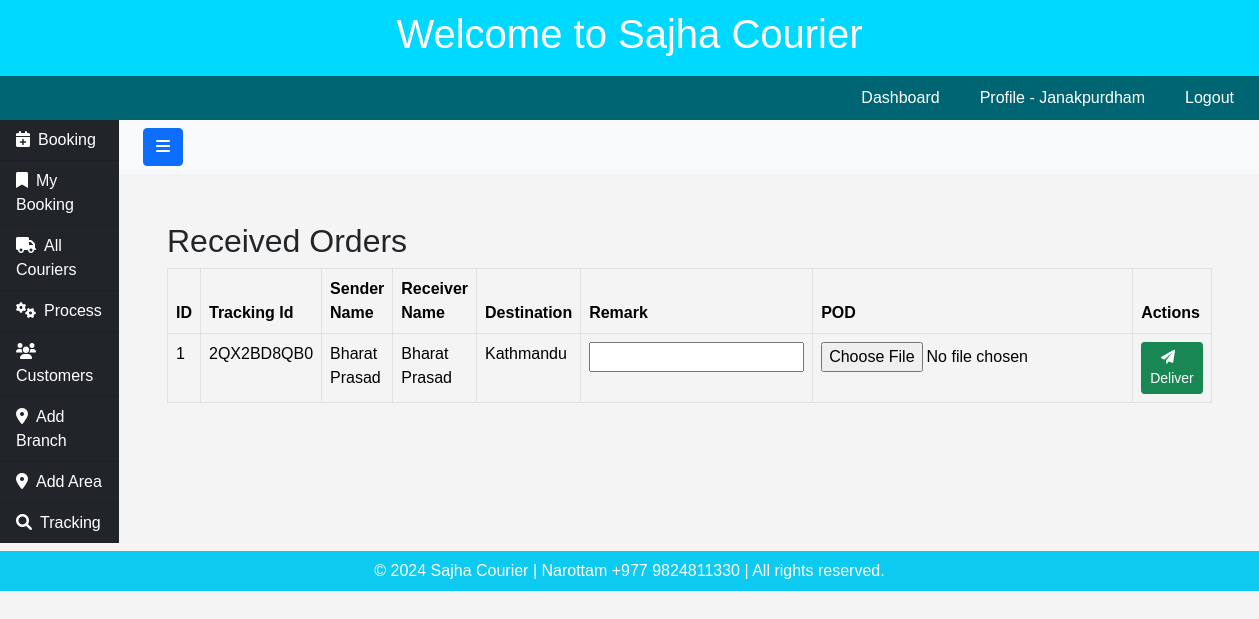
Screenshot of /courier/recieved/ (signed in) with the database file from the repository.
### userapp/models.py (models this page shows, shortened)
class CourierUser(AbstractBaseUser, PermissionsMixin):
    email = models.EmailField(unique=True)
    username = models.CharField(max_length=150, unique=True)
    full_name = models.CharField(max_length=255)
    phone_number = models.CharField(max_length=20)
    working_area = models.CharField(max_length=100)
    branch_name = models.ForeignKey(Branch, on_delete=models.CASCADE, null=True)
    is_active = models.BooleanField(default=True)
    is_staff = models.BooleanField(default=False)  # Required for admin
    date_joined = models.DateTimeField(auto_now_add=True)
    objects = CourierUserManager()
    USERNAME_FIELD = 'email'
    REQUIRED_FIELDS = ['username', 'full_name']

### courierapp/models.py (models this page shows, shortened)
class Branch(models.Model):
    name = models.CharField(max_length=255)
    def __str__(self):
        return self.name

class Courier(models.Model):
    created_by = models.ForeignKey('userapp.CourierUser', on_delete=models.CASCADE)
    tracking_id = models.CharField(max_length=50, unique=True, blank=True)
    destination = models.ForeignKey('courierapp.Branch', on_delete=models.CASCADE)
    order_type = models.CharField(max_length=50)
    delivery_type = models.CharField(max_length=50)
    order_date = models.DateTimeField(auto_now=True)
    package_name = models.CharField(max_length=100)
    weight = models.CharField(max_length=50)
    total_amount = models.DecimalField(max_digits=10, decimal_places=2, blank=True, null=True)
    reference = models.CharField(max_length=50, blank=True, null=True)
    instruction = models.CharField(max_length=100, blank=True, null=True)
    vendor_name = models.ForeignKey('Customer', on_delete=models.CASCADE)
    customer_name = models.CharField(max_length=200)
    customer_address = models.TextField()
    customer_phone = models.CharField(max_length=15)
    customer_alt_phone = models.CharField(max_length=15, blank=True, null=True)
    cod_amount = models.DecimalField(max_digits=10, decimal_places=2, blank=True, null=True)
    @property
    def latest_status(self):
        return self.statuses.order_by('-timestamp').first()  # Using `order_by` to get the latest one

class Customer(models.Model):
    vendor_name = models.CharField(max_length=200)
    vendor_address = models.TextField()
    vendor_phone = models.CharField(max_length=15)
    vendor_alt_phone = models.CharField(max_length=15, blank=True, null=True)
    created_by = models.ForeignKey('userapp.CourierUser', on_delete=models.CASCADE)
    def __str__(self):
        return self.vendor_name

### courierapp/views.py (the view)
# urls.py: path('courier/recieved/', views.recieve_orders, name='recieve_orders'),
@login_required(login_url='login')
def recieve_orders(request):
    couriers = Courier.objects.filter(
        statuses__status='Received by'
        ).distinct()
    branches = Branch.objects.all()
    couriers = couriers.order_by('-order_date')
    return render(request, 'couriers/recieve_orders.html', {'couriers': couriers, 'branches': branches})

### courierapp/templates/couriers/recieve_orders.html (shortened to what this page needs)
{% extends 'couriers/base.html' %}
{% block content %}
<div class="container">
    <h2 class="mt-5">Received Orders</h2>
    <table class="table table-bordered">
        <thead>
            <tr>
                <th>ID</th>
                <th>Tracking Id</th>
                <th>Sender Name</th>
                <th>Receiver Name</th>
                <th>Destination</th>
                <th>Remark</th>
                <th>POD</th>
                <th>Actions</th>
            </tr>
        </thead>
        <tbody>
            {% for courier in couriers %}
            {% if courier.latest_status.status == "Received by" and courier.latest_status.updated_by.id == user.id %}
            <tr>
                <td>{{ courier.id }}</td>
                <td>{{ courier.tracking_id }}</td>
                <td>{{ courier.vendor_name }}</td>
                <td>{{ courier.customer_name }}</td>
                <td>{{ courier.destination }}</td>
                <form method="POST" action="{% url 'deliver_this' courier.id %}" enctype="multipart/form-data" style="display:inline;">
                    <td>
                        <input id="additional_info" name="additional_info" type="text">
                    </td>
                    <td>
                        <input id="PODimage" name="PODimage" type="file">
                    </td>
                    <td>
                        <button type="submit" class="btn btn-success btn-sm text-white" aria-label="Recieve Status">
                            <i class="fas fa-paper-plane me-2"></i> Deliver
                        </button>
                    </td>
                </form>
            </tr>
            {% endif %}
            {% empty %}
            <tr>
                <td colspan="8" class="text-center">No couriers available</td>
            </tr>
            {% endfor %}
        </tbody>
    </table>
</div>
{% endblock %}

### userapp/templates/users/header.html (shortened to what this page needs)
<!DOCTYPE html>
<html lang="en">
<head>
    <link rel="stylesheet" href="https://cdnjs.cloudflare.com/ajax/libs/font-awesome/6.0.0-beta3/css/all.min.css">
</head>
<body>
    <header>
        <h1>Welcome to Sajha Courier</h1>
    </header>
    <nav>
        {% if user.is_authenticated %}
        <a href="{% url 'dashboard' %}">Dashboard</a>
        <a href="{% url 'view_profile' %}">Profile - {{ user.branch_name }} </a>
        <a href="{% url 'logout' %}">Logout</a>
        {% endif %}
    </nav>
</body>
</html>

### userapp/templates/users/header.html (style rules this page uses)
body { font-family: Arial, sans-serif; margin: 0; padding: 0; background-color: #f4f4f4; }
header { background-color: rgb(0, 217, 255); color: #fff; padding: 10px; text-align: center; }
nav { background-color: rgb(0, 101, 114); display: flex; justify-content: right; padding: 5px; }
nav a { color: #fff; padding: 5px 20px; text-decoration: none; text-align: center; transition: background-color 0.3s; }

### rows the page displays
CourierUser: branch_name "Janakpurdham"
Courier: id "1", tracking_id "2QX2BD8QB0", vendor_name "Bharat Prasad", customer_name "Bharat Prasad", destination "Kathmandu"
